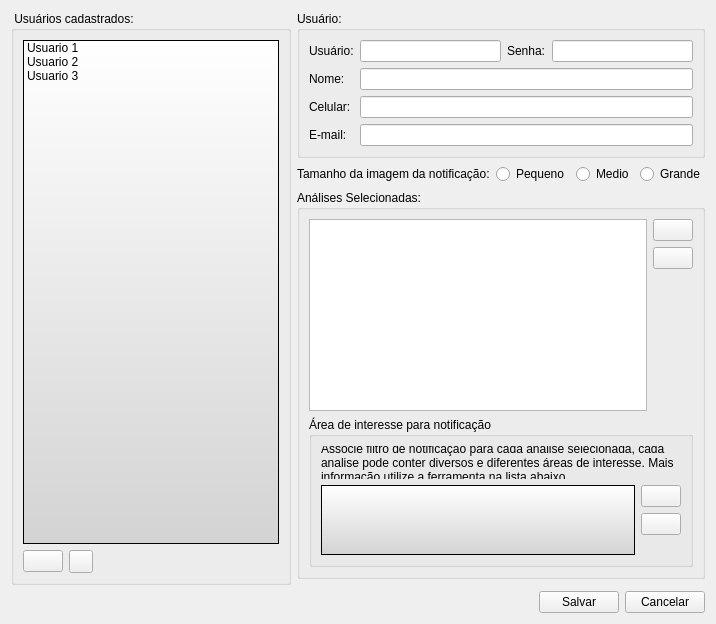
      <widget class="QWidget" name="UsersTab">
       <attribute name="title">
        <string>Usuários</string>
       </attribute>
       <layout class="QGridLayout" name="gridLayout_5">
        <item row="0" column="0" rowspan="4">
         <widget class="QGroupBox" name="groupBox_21">
          <property name="title">
           <string> Usuários cadastrados: </string>
          </property>
          <layout class="QGridLayout" name="gridLayout_61">
           <item row="0" column="0">
            <widget class="QListWidget" name="userAnalysisListWidget">
             <property name="minimumSize">
              <size>
               <width>180</width>
               <height>0</height>
              </size>
             </property>
             <property name="styleSheet">
              <string>background: qlineargradient(x1: 0, y1: 0, x2: 0, y2: 1, stop: 0 white, stop: 1 lightgray);</string>
             </property>
             <item>
              <property name="text">
               <string>Usuario 1</string>
              </property>
              <property name="icon">
               <iconset>
                <normaloff>:/data/icons/usuario.png</normaloff>:/data/icons/usuario.png</iconset>
              </property>
             </item>
             <item>
              <property name="text">
               <string>Usuario 2</string>
              </property>
              <property name="icon">
               <iconset>
                <normaloff>:/data/icons/usuario.png</normaloff>:/data/icons/usuario.png</iconset>
              </property>
             </item>
             <item>
              <property name="text">
               <string>Usuario 3</string>
              </property>
              <property name="icon">
               <iconset>
                <normaloff>:/data/icons/usuario.png</normaloff>:/data/icons/usuario.png</iconset>
              </property>
             </item>
            </widget>
           </item>
           <item row="1" column="0">
            <layout class="QGridLayout" name="gridLayout_62">
             <item row="0" column="0">
              <widget class="QPushButton" name="userAnalysisAddUserBtn">
               <property name="toolTip">
                <string>&lt;html&gt;&lt;head&gt;&lt;meta name=&quot;qrichtext&quot; content=&quot;1&quot; /&gt;&lt;style type=&quot;text/css&quot;&gt;
p, li { white-space: pre-wrap; }
&lt;/style&gt;&lt;/head&gt;&lt;body style=&quot; font-family:'MS Shell Dlg 2'; font-size:8.25pt; font-weight:400; font-style:normal;&quot;&gt;
&lt;p style=&quot; margin-top:0px; margin-bottom:0px; margin-left:0px; margin-right:0px; -qt-block-indent:0; text-indent:0px; font-size:8pt;&quot;&gt;Adiciona novo usuário&lt;/p&gt;&lt;/body&gt;&lt;/html&gt;</string>
               </property>
               <property name="text">
                <string/>
               </property>
               <property name="icon">
                <iconset theme="add-user">
                 <normaloff/>
                </iconset>
               </property>
              </widget>
             </item>
             <item row="0" column="1">
              <widget class="QToolButton" name="userAnalysisRemoveUserBtn">
               <property name="toolTip">
                <string>&lt;html&gt;&lt;head&gt;&lt;meta name=&quot;qrichtext&quot; content=&quot;1&quot; /&gt;&lt;style type=&quot;text/css&quot;&gt;
p, li { white-space: pre-wrap; }
&lt;/style&gt;&lt;/head&gt;&lt;body style=&quot; font-family:'MS Shell Dlg 2'; font-size:8.25pt; font-weight:400; font-style:normal;&quot;&gt;
&lt;p style=&quot; margin-top:0px; margin-bottom:0px; margin-left:0px; margin-right:0px; -qt-block-indent:0; text-indent:0px; font-size:8pt;&quot;&gt;Remove o usuário selecionado&lt;/p&gt;&lt;/body&gt;&lt;/html&gt;</string>
               </property>
               <property name="text">
                <string/>
               </property>
               <property name="icon">
                <iconset theme="remove-user">
                 <normaloff/>
                </iconset>
               </property>
              </widget>
             </item>
             <item row="0" column="2">
              <spacer>
               <property name="orientation">
                <enum>Qt::Horizontal</enum>
               </property>
               <property name="sizeHint" stdset="0">
                <size>
                 <width>40</width>
                 <height>20</height>
                </size>
               </property>
              </spacer>
             </item>
            </layout>
           </item>
          </layout>
         </widget>
        </item>
        <item row="0" column="1">
         <widget class="QGroupBox" name="groupBox_33">
          <property name="title">
           <string>Usuário:</string>
          </property>
          <layout class="QGridLayout">
           <item row="0" column="0">
            <widget class="QLabel" name="label_136">
             <property name="text">
              <string>Usuário:</string>
             </property>
            </widget>
           </item>
           <item row="0" column="1">
            <widget class="QLineEdit" name="userAnalysisLoginLed">
             <property name="maxLength">
              <number>15</number>
             </property>
            </widget>
           </item>
           <item row="0" column="2">
            <widget class="QLabel" name="label_132">
             <property name="text">
              <string>Senha:</string>
             </property>
            </widget>
           </item>
           <item row="0" column="3">
            <widget class="QLineEdit" name="userAnalysisPasswordLed">
             <property name="maxLength">
              <number>15</number>
             </property>
             <property name="echoMode">
              <enum>QLineEdit::Password</enum>
             </property>
            </widget>
           </item>
           <item row="1" column="0">
            <widget class="QLabel" name="label_131">
             <property name="text">
              <string>Nome:</string>
             </property>
            </widget>
           </item>
           <item row="1" column="1" colspan="3">
            <widget class="QLineEdit" name="userAnalysisFullName"/>
           </item>
           <item row="2" column="0">
            <widget class="QLabel" name="label_133">
             <property name="text">
              <string>Celular:</string>
             </property>
            </widget>
           </item>
           <item row="2" column="1" colspan="3">
            <widget class="QLineEdit" name="userAnalysisCellPhoneLed"/>
           </item>
           <item row="3" column="0">
            <widget class="QLabel" name="label_134">
             <property name="text">
              <string>E-mail:</string>
             </property>
            </widget>
           </item>
           <item row="3" column="1" colspan="3">
            <widget class="QLineEdit" name="userAnalysisEMailLed"/>
           </item>
          </layout>
         </widget>
        </item>
        <item row="1" column="1">
         <layout class="QGridLayout" name="gridLayout_59">
          <item row="0" column="0">
           <widget class="QLabel" name="label_135">
            <property name="text">
             <string>Tamanho da imagem da notificação:</string>
            </property>
           </widget>
          </item>
          <item row="0" column="1">
           <widget class="QRadioButton" name="rbGridDefCanvasSmall">
            <property name="text">
             <string>Pequeno</string>
            </property>
           </widget>
          </item>
          <item row="0" column="2">
           <widget class="QRadioButton" name="rbGridDefCanvasMedium">
            <property name="text">
             <string>Medio</string>
            </property>
           </widget>
          </item>
          <item row="0" column="3">
           <widget class="QRadioButton" name="rbGridDefCanvasLarge">
            <property name="text">
             <string>Grande</string>
            </property>
           </widget>
          </item>
         </layout>
        </item>
        <item row="2" column="1">
         <widget class="QGroupBox" name="groupBox_34">
          <property name="title">
           <string>Análises Selecionadas: </string>
          </property>
          <layout class="QGridLayout" name="gridLayout_8">
           <item row="0" column="0" rowspan="3">
            <widget class="QTableView" name="tableView">
             <property name="selectionMode">
              <enum>QAbstractItemView::SingleSelection</enum>
             </property>
             <property name="selectionBehavior">
              <enum>QAbstractItemView::SelectRows</enum>
             </property>
            </widget>
           </item>
           <item row="0" column="1">
            <widget class="QPushButton" name="userAnalysisAddSelectedAnalysysBtn">
             <property name="toolTip">
              <string>&lt;html&gt;&lt;head&gt;&lt;meta name=&quot;qrichtext&quot; content=&quot;1&quot; /&gt;&lt;style type=&quot;text/css&quot;&gt;
p, li { white-space: pre-wrap; }
&lt;/style&gt;&lt;/head&gt;&lt;body style=&quot; font-family:'MS Shell Dlg 2'; font-size:8.25pt; font-weight:400; font-style:normal;&quot;&gt;
&lt;p style=&quot; margin-top:0px; margin-bottom:0px; margin-left:0px; margin-right:0px; -qt-block-indent:0; text-indent:0px; font-size:8pt;&quot;&gt;Adicionar análise&lt;/p&gt;&lt;/body&gt;&lt;/html&gt;</string>
             </property>
             <property name="text">
              <string/>
             </property>
             <property name="icon">
              <iconset theme="add">
               <normaloff/>
              </iconset>
             </property>
            </widget>
           </item>
           <item row="1" column="1">
            <widget class="QPushButton" name="userAnalysisRemoveSelectedAnalysysBtn">
             <property name="toolTip">
              <string>&lt;html&gt;&lt;head&gt;&lt;meta name=&quot;qrichtext&quot; content=&quot;1&quot; /&gt;&lt;style type=&quot;text/css&quot;&gt;
p, li { white-space: pre-wrap; }
&lt;/style&gt;&lt;/head&gt;&lt;body style=&quot; font-family:'MS Shell Dlg 2'; font-size:8.25pt; font-weight:400; font-style:normal;&quot;&gt;
&lt;p style=&quot; margin-top:0px; margin-bottom:0px; margin-left:0px; margin-right:0px; -qt-block-indent:0; text-indent:0px;&quot;&gt;Remover análise&lt;/p&gt;&lt;/body&gt;&lt;/html&gt;</string>
             </property>
             <property name="text">
              <string/>
             </property>
             <property name="icon">
              <iconset theme="remove">
               <normaloff/>
              </iconset>
             </property>
            </widget>
           </item>
           <item row="2" column="1">
            <spacer>
             <property name="orientation">
              <enum>Qt::Vertical</enum>
             </property>
             <property name="sizeHint" stdset="0">
              <size>
               <width>31</width>
               <height>81</height>
              </size>
             </property>
            </spacer>
           </item>
           <item row="3" column="0" colspan="2">
            <widget class="QGroupBox" name="filterGrb">
             <property name="maximumSize">
              <size>
               <width>16777215</width>
               <height>150</height>
              </size>
             </property>
             <property name="toolTip">
              <string>&lt;!DOCTYPE HTML PUBLIC &quot;-//W3C//DTD HTML 4.0//EN&quot; &quot;http://www.w3.org/TR/REC-html40/strict.dtd&quot;&gt;
&lt;html&gt;&lt;head&gt;&lt;meta name=&quot;qrichtext&quot; content=&quot;1&quot; /&gt;&lt;style type=&quot;text/css&quot;&gt;
p, li { white-space: pre-wrap; }
&lt;/style&gt;&lt;/head&gt;&lt;body style=&quot; font-family:'MS Shell Dlg 2'; font-size:8.25pt; font-weight:400; font-style:normal;&quot;&gt;
&lt;p style=&quot; margin-top:0px; margin-bottom:0px; margin-left:0px; margin-right:0px; -qt-block-indent:0; text-indent:0px;&quot;&gt;&lt;span style=&quot; font-size:8pt;&quot;&gt;O filtro utiliza todos os polígonos do mapa adicional, com a operação de igualdade. &lt;/span&gt;&lt;/p&gt;
&lt;p style=&quot; margin-top:0px; margin-bottom:0px; margin-left:0px; margin-right:0px; -qt-block-indent:0; text-indent:0px;&quot;&gt;&lt;span style=&quot; font-size:8pt;&quot;&gt;Ou seja, os polígonos devem ser os mesmos (idênticos) do plano de risco.&lt;/span&gt;&lt;/p&gt;&lt;/body&gt;&lt;/html&gt;</string>
             </property>
             <property name="title">
              <string>Área de interesse para notificação</string>
             </property>
             <layout class="QGridLayout" name="gridLayout_4">
              <item row="0" column="0" colspan="2">
               <widget class="QLabel" name="label_19">
                <property name="text">
                 <string>Associe filtro de notificação para cada análise selecionada, cada analise pode conter diversos e diferentes áreas de interesse. Mais informação utilize a ferramenta na lista abaixo.</string>
                </property>
                <property name="wordWrap">
                 <bool>true</bool>
                </property>
               </widget>
              </item>
              <item row="1" column="0" rowspan="3">
               <widget class="QListWidget" name="filterAdditionalLst">
                <property name="toolTip">
                 <string>&lt;!DOCTYPE HTML PUBLIC &quot;-//W3C//DTD HTML 4.0//EN&quot; &quot;http://www.w3.org/TR/REC-html40/strict.dtd&quot;&gt;
&lt;html&gt;&lt;head&gt;&lt;meta name=&quot;qrichtext&quot; content=&quot;1&quot; /&gt;&lt;style type=&quot;text/css&quot;&gt;
p, li { white-space: pre-wrap; }
&lt;/style&gt;&lt;/head&gt;&lt;body style=&quot; font-family:'MS Shell Dlg 2'; font-size:8.25pt; font-weight:400; font-style:normal;&quot;&gt;
&lt;p style=&quot; margin-top:0px; margin-bottom:0px; margin-left:0px; margin-right:0px; -qt-block-indent:0; text-indent:0px;&quot;&gt;&lt;span style=&quot; font-size:8pt;&quot;&gt;O filtro utiliza todos os polígonos do mapa adicional, com a operação de igualdade. &lt;/span&gt;&lt;/p&gt;
&lt;p style=&quot; margin-top:0px; margin-bottom:0px; margin-left:0px; margin-right:0px; -qt-block-indent:0; text-indent:0px;&quot;&gt;&lt;span style=&quot; font-size:8pt;&quot;&gt;Ou seja, os polígonos devem ser os mesmos (idênticos) do plano de risco.&lt;/span&gt;&lt;/p&gt;&lt;/body&gt;&lt;/html&gt;</string>
                </property>
                <property name="styleSheet">
                 <string notr="true">background: qlineargradient(x1: 0, y1: 0, x2: 0, y2: 1, stop: 0 white, stop: 1 lightgray);</string>
                </property>
               </widget>
              </item>
              <item row="1" column="1">
               <widget class="QPushButton" name="filterAdditionalAddBtn">
                <property name="text">
                 <string/>
                </property>
                <property name="icon">
                 <iconset theme="add">
                  <normaloff/>
                 </iconset>
                </property>
               </widget>
              </item>
              <item row="2" column="1">
               <widget class="QPushButton" name="filterAdditionalRemoveBtn">
                <property name="text">
                 <string/>
                </property>
                <property name="icon">
                 <iconset theme="remove">
                  <normaloff/>
                 </iconset>
                </property>
               </widget>
              </item>
              <item row="3" column="1">
               <spacer name="verticalSpacer_3">
                <property name="orientation">
                 <enum>Qt::Vertical</enum>
                </property>
                <property name="sizeHint" stdset="0">
                 <size>
                  <width>20</width>
                  <height>77</height>
                 </size>
                </property>
               </spacer>
              </item>
             </layout>
            </widget>
           </item>
          </layout>
         </widget>
        </item>
        <item row="4" column="0" colspan="2">
         <layout class="QGridLayout" name="gridLayout_60">
          <item row="0" column="0">
           <spacer>
            <property name="orientation">
             <enum>Qt::Horizontal</enum>
            </property>
            <property name="sizeHint" stdset="0">
             <size>
              <width>151</width>
              <height>20</height>
             </size>
            </property>
           </spacer>
          </item>
          <item row="0" column="1">
           <widget class="QPushButton" name="userAnalysisSaveBtn">
            <property name="toolTip">
             <string>&lt;html&gt;&lt;head&gt;&lt;meta name=&quot;qrichtext&quot; content=&quot;1&quot; /&gt;&lt;style type=&quot;text/css&quot;&gt;
p, li { white-space: pre-wrap; }
&lt;/style&gt;&lt;/head&gt;&lt;body style=&quot; font-family:'MS Shell Dlg 2'; font-size:8.25pt; font-weight:400; font-style:normal;&quot;&gt;
&lt;p style=&quot; margin-top:0px; margin-bottom:0px; margin-left:0px; margin-right:0px; -qt-block-indent:0; text-indent:0px;&quot;&gt;Salvar alterações&lt;/p&gt;&lt;/body&gt;&lt;/html&gt;</string>
            </property>
            <property name="text">
             <string>Salvar</string>
            </property>
            <property name="icon">
             <iconset theme="confirm">
              <normaloff/>
             </iconset>
            </property>
           </widget>
          </item>
          <item row="0" column="2">
           <widget class="QPushButton" name="userAnalysisCancelBtn">
            <property name="toolTip">
             <string>&lt;html&gt;&lt;head&gt;&lt;meta name=&quot;qrichtext&quot; content=&quot;1&quot; /&gt;&lt;style type=&quot;text/css&quot;&gt;
p, li { white-space: pre-wrap; }
&lt;/style&gt;&lt;/head&gt;&lt;body style=&quot; font-family:'MS Shell Dlg 2'; font-size:8.25pt; font-weight:400; font-style:normal;&quot;&gt;
&lt;p style=&quot; margin-top:0px; margin-bottom:0px; margin-left:0px; margin-right:0px; -qt-block-indent:0; text-indent:0px; font-size:8pt;&quot;&gt;Cancelar alterações&lt;/p&gt;&lt;/body&gt;&lt;/html&gt;</string>
            </property>
            <property name="text">
             <string>Cancelar</string>
            </property>
            <property name="icon">
             <iconset theme="cancel">
              <normaloff/>
             </iconset>
            </property>
           </widget>
          </item>
         </layout>
        </item>
       </layout>
      </widget>
